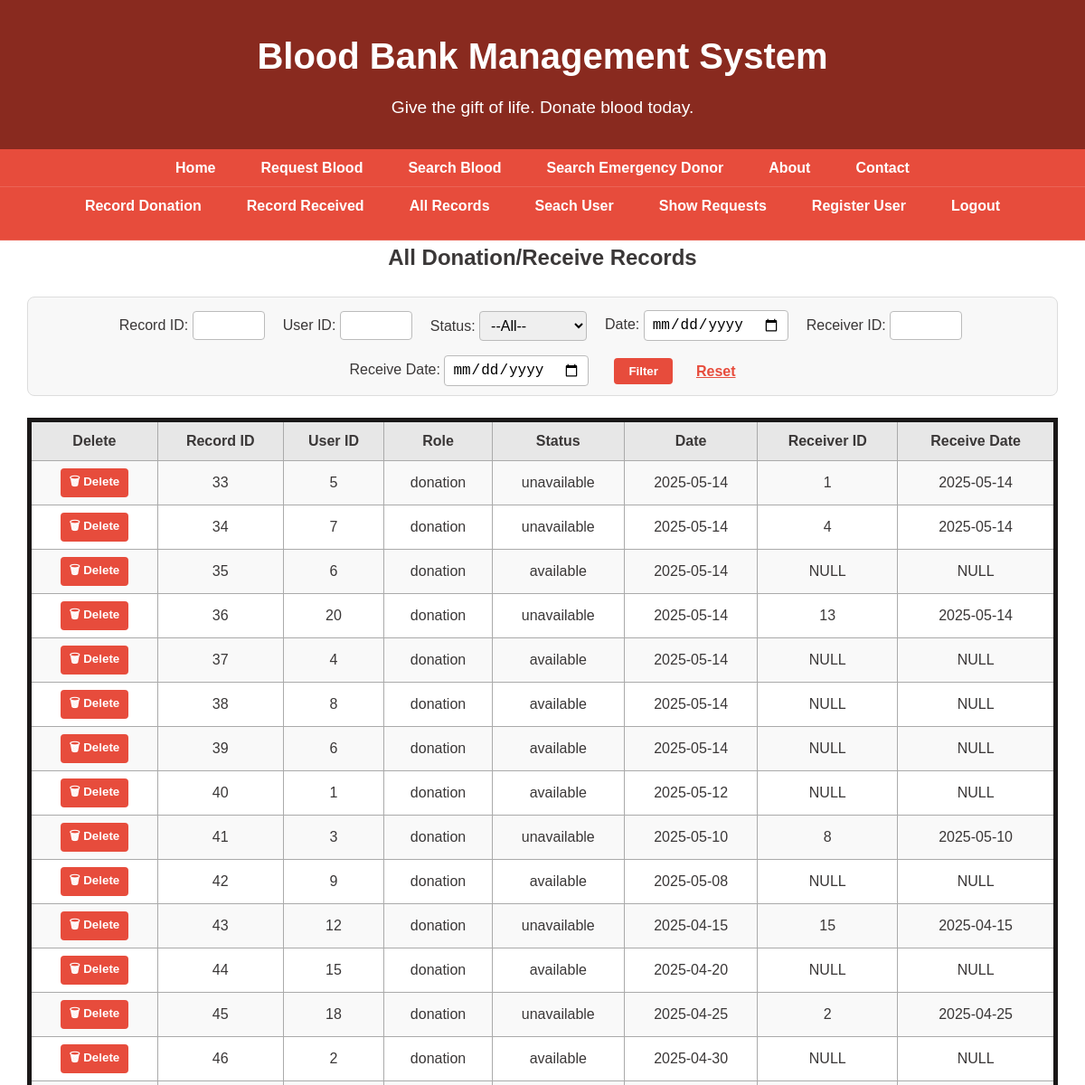
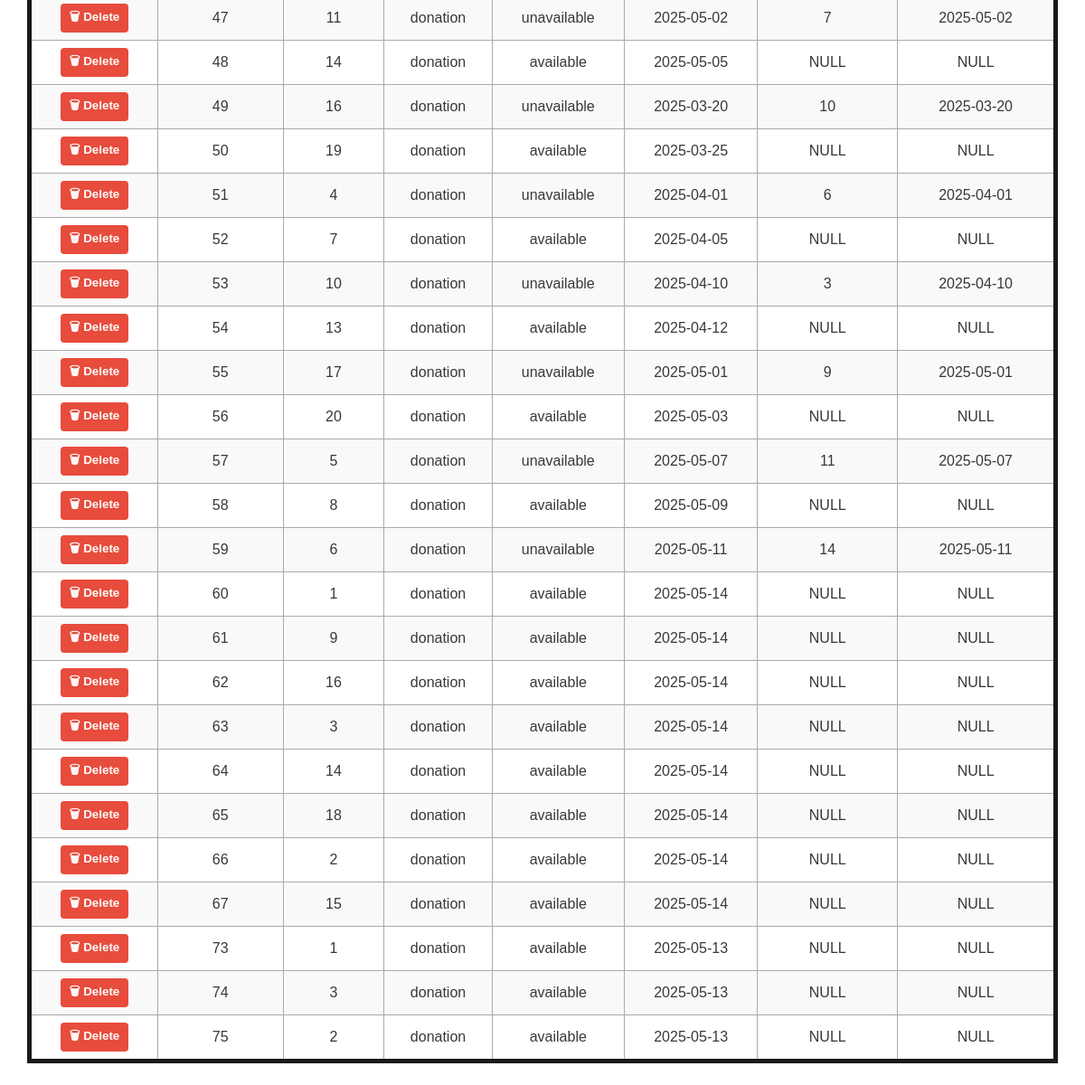
/Records.php (signed in), run on the app's committed database (2 pictures, top to bottom).
### tables this page shows
CREATE TABLE `records` (
  `record_id` int(11) NOT NULL,
  `user_id` int(11) DEFAULT NULL,
  `role` varchar(10) DEFAULT NULL,
  `status` varchar(11) DEFAULT NULL,
  `date` date DEFAULT NULL,
  `receiver_id` int(11) DEFAULT NULL,
  `receive_date` date DEFAULT NULL
);

### Records.php (the view, shortened to what this page needs)
<?php
include('db_connect.php');
$website_role = $_SESSION['website_role'] ?? null;
$where = [];
$where_sql = $where ? "WHERE " . implode(" AND ", $where) : "";
$sql = "SELECT record_id, user_id, role, status, date, receiver_id, receive_date FROM records $where_sql ORDER BY record_id ASC";
$stmt = $conn->prepare($sql);
$stmt->execute();
$result = $stmt->get_result();
?>
<!DOCTYPE html>
<html>
<head>
    <link rel="stylesheet" href="style.css" />
</head>
<body>
  <header>
    <h1>Blood Bank Management System</h1>
    <p>Give the gift of life. Donate blood today.</p>
  </header>
<nav class="multi-row-nav">
  <div class="nav-row nav-row-1">
    <a href="index.php">Home</a>
	<a href="request_blood.php">Request Blood</a>
	<a href="blood_stock_search.php">Search Blood</a>
    <a href="search_emergency_donor.php">Search Emergency Donor</a>
    <a href="about.php">About</a>
    <a href="contact.php">Contact</a>
   </div>
   <div class="nav-row nav-row-2">
    <?php if ($website_role  === 'admin'): ?>
      <a href="record_donation.php">Record Donation</a>
      <a href="record_received.php">Record Received</a>
      <a href="Records.php">All Records</a>
      <a href="search_user.php">Seach User</a>
	        <a href="admin_dashboard.php">Show Requests</a>
	  <a href="register.php">Register User</a>
      <a href="logout.php">Logout</a>
   </div>
   <div class="nav-row nav-row-1">
    <?php elseif ($website_role  === 'user'): ?>
      <a href="user_dashboard.php">Dashboard</a>
      <a href="logout.php">Logout</a>
   </div>
    <?php endif; ?>
</nav>
    <h2 style="text-align:center">All Donation/Receive Records</h2>
    <form method="get" class="filter-form">
        <label>Record ID: <input type="number" name="record_id" value="<?php echo htmlspecialchars($_GET['record_id'] ?? ''); ?>" style="width:80px"></label>
        <label>User ID: <input type="number" name="user_id" value="<?php echo htmlspecialchars($_GET['user_id'] ?? ''); ?>" style="width:80px"></label>
        <label>Status:
            <select name="status">
                <option value="">--All--</option>
            </select>
        </label>
        <label>Date: <input type="date" name="date" value="<?php echo htmlspecialchars($_GET['date'] ?? ''); ?>"></label>
        <label>Receiver ID: <input type="number" name="receiver_id" value="<?php echo htmlspecialchars($_GET['receiver_id'] ?? ''); ?>" style="width:80px"></label>
        <label>Receive Date: <input type="date" name="receive_date" value="<?php echo htmlspecialchars($_GET['receive_date'] ?? ''); ?>"></label>
        <button type="submit">Filter</button>
        <a href="Records.php" style="margin-left:10px;color:#e74c3c;font-weight:bold;text-decoration:underline;">Reset</a>
    </form>
    <table>
        <tr>
            <th>Delete</th>
            <th>Record ID</th>
            <th>User ID</th>
            <th>Role</th>
            <th>Status</th>
            <th>Date</th>
            <th>Receiver ID</th>
            <th>Receive Date</th>
        </tr>
        <?php if ($result && $result->num_rows > 0): ?>
            <?php while ($row = $result->fetch_assoc()): ?>
            <tr>
                <td>
                    <form method="post" onsubmit="return confirm('Delete this record?');" style="margin:0;">
                        <button type="submit" class="delete-btn" title="Delete">&#128465; Delete</button>
                    </form>
                </td>
                <td><?php echo htmlspecialchars($row['record_id']); ?></td>
                <td><?php echo htmlspecialchars($row['user_id']); ?></td>
                <td><?php echo htmlspecialchars($row['role']); ?></td>
                <td><?php echo htmlspecialchars($row['status']); ?></td>
                <td><?php echo htmlspecialchars($row['date']); ?></td>
                <td><?php echo $row['receiver_id'] !== null ? htmlspecialchars($row['receiver_id']) : 'NULL'; ?></td>
                <td><?php echo $row['receive_date'] !== null ? htmlspecialchars($row['receive_date']) : 'NULL'; ?></td>
            </tr>
            <?php endwhile; ?>
        <?php else: ?>
            <tr><td colspan="8">No records found.</td></tr>
        <?php endif; ?>
    </table>
</body>
</html>

### style.css (style rules this page uses)
* { margin: 0; padding: 0; box-sizing: border-box; }
body { font-family: Arial, sans-serif; background-color: white ; color: #3a3737; line-height: 1.6; }
header { background-color: #892a1f; color: white; text-align: center; padding: 30px 20px; }
header h1 { font-size: 2.5rem; margin-bottom: 10px; }
header p { font-size: 1.2rem; }
nav { background-color: #e74c3c; text-align: center; padding: 10px 0; }
nav a { color: white; text-decoration: none; margin: 0 15px; font-weight: bold; transition: 0.3s ease; }
.multi-row-nav { background-color: #e74c3c; padding: 0; width: 100%; }
.nav-row { display: flex; justify-content: center; gap: 20px; padding: 8px 0; flex-wrap: wrap; }
.nav-row a { color: white; text-decoration: none; font-weight: bold; transition: 0.3s ease; }
.nav-row-1 { border-bottom: 1px solid #fff2; }
table, th, td { border: 5px solid #1a1818; border-collapse: collapse; }
th, td { padding: 10px; text-align: center; }
th { background: #eee; }

### Records.php (style rules this page uses)
table { width: 95%; border-collapse: collapse; margin: 24px auto; }
th, td { border: 1px solid #aaa; padding: 8px 12px; text-align: center; }
th { background: #e7e7e7; }
tr:nth-child(even) { background: #f9f9f9; }
tr:nth-child(odd) { background: #fff; }
.filter-form { width:95%; margin: 24px auto 0 auto; display: flex; flex-wrap: wrap; gap: 16px; align-items: center; justify-content: center; background: #f8f8f8; padding: 14px 0 10px 0; border-radius: 8px; border: 1px solid #ddd; }
.filter-form input, .filter-form select { padding: 6px 8px; border-radius: 4px; border: 1px solid #bbb; font-size: 1rem; }
.filter-form label { margin-right: 4px; font-weight: 500; }
.filter-form button { padding: 7px 16px; background: #e74c3c; color: white; border: none; border-radius: 4px; cursor: pointer; font-weight: 600; margin-left: 8px; }
.delete-btn { background: #e74c3c; color: #fff; border: none; border-radius: 4px; padding: 5px 10px; cursor: pointer; font-weight: bold; transition: background 0.2s; }

### data on the page
records: record_id "33", user "5", role "donation", status "unavailable", date "2025-05-14", receiver "1", receive_date "2025-05-14"
records: record_id "34", user "7", role "donation", status "unavailable", date "2025-05-14", receiver "4", receive_date "2025-05-14"
records: record_id "35", user "6", role "donation", status "available", date "2025-05-14", shows "NULL"
records: record_id "36", user "20", role "donation", status "unavailable", date "2025-05-14", receiver "13", receive_date "2025-05-14"
records: record_id "37", user "4", role "donation", status "available", date "2025-05-14", shows "NULL"
records: record_id "38", user "8", role "donation", status "available", date "2025-05-14", shows "NULL"
records: record_id "39", user "6", role "donation", status "available", date "2025-05-14", shows "NULL"
records: record_id "40", user "1", role "donation", status "available", date "2025-05-12", shows "NULL"
records: record_id "41", user "3", role "donation", status "unavailable", date "2025-05-10", receiver "8", receive_date "2025-05-10"
records: record_id "42", user "9", role "donation", status "available", date "2025-05-08", shows "NULL"
records: record_id "43", user "12", role "donation", status "unavailable", date "2025-04-15", receiver "15", receive_date "2025-04-15"
records: record_id "44", user "15", role "donation", status "available", date "2025-04-20", shows "NULL"
records: record_id "45", user "18", role "donation", status "unavailable", date "2025-04-25", receiver "2", receive_date "2025-04-25"
records: record_id "46", user "2", role "donation", status "available", date "2025-04-30", shows "NULL"
records: record_id "47", user "11", role "donation", status "unavailable", date "2025-05-02", receiver "7", receive_date "2025-05-02"
records: record_id "48", user "14", role "donation", status "available", date "2025-05-05", shows "NULL"
records: record_id "49", user "16", role "donation", status "unavailable", date "2025-03-20", receiver "10", receive_date "2025-03-20"
records: record_id "50", user "19", role "donation", status "available", date "2025-03-25", shows "NULL"
records: record_id "51", user "4", role "donation", status "unavailable", date "2025-04-01", receiver "6", receive_date "2025-04-01"
records: record_id "52", user "7", role "donation", status "available", date "2025-04-05", shows "NULL"
records: record_id "53", user "10", role "donation", status "unavailable", date "2025-04-10", receiver "3", receive_date "2025-04-10"
records: record_id "54", user "13", role "donation", status "available", date "2025-04-12", shows "NULL"
records: record_id "55", user "17", role "donation", status "unavailable", date "2025-05-01", receiver "9", receive_date "2025-05-01"
records: record_id "56", user "20", role "donation", status "available", date "2025-05-03", shows "NULL"
records: record_id "57", user "5", role "donation", status "unavailable", date "2025-05-07", receiver "11", receive_date "2025-05-07"
records: record_id "58", user "8", role "donation", status "available", date "2025-05-09", shows "NULL"
records: record_id "59", user "6", role "donation", status "unavailable", date "2025-05-11", receiver "14", receive_date "2025-05-11"
records: record_id "60", user "1", role "donation", status "available", date "2025-05-14", shows "NULL"
records: record_id "61", user "9", role "donation", status "available", date "2025-05-14", shows "NULL"
records: record_id "62", user "16", role "donation", status "available", date "2025-05-14", shows "NULL"
records: record_id "63", user "3", role "donation", status "available", date "2025-05-14", shows "NULL"
records: record_id "64", user "14", role "donation", status "available", date "2025-05-14", shows "NULL"
records: record_id "65", user "18", role "donation", status "available", date "2025-05-14", shows "NULL"
records: record_id "66", user "2", role "donation", status "available", date "2025-05-14", shows "NULL"
records: record_id "67", user "15", role "donation", status "available", date "2025-05-14", shows "NULL"
records: record_id "73", user "1", role "donation", status "available", date "2025-05-13", shows "NULL"
records: record_id "74", user "3", role "donation", status "available", date "2025-05-13", shows "NULL"
records: record_id "75", user "2", role "donation", status "available", date "2025-05-13", shows "NULL"
